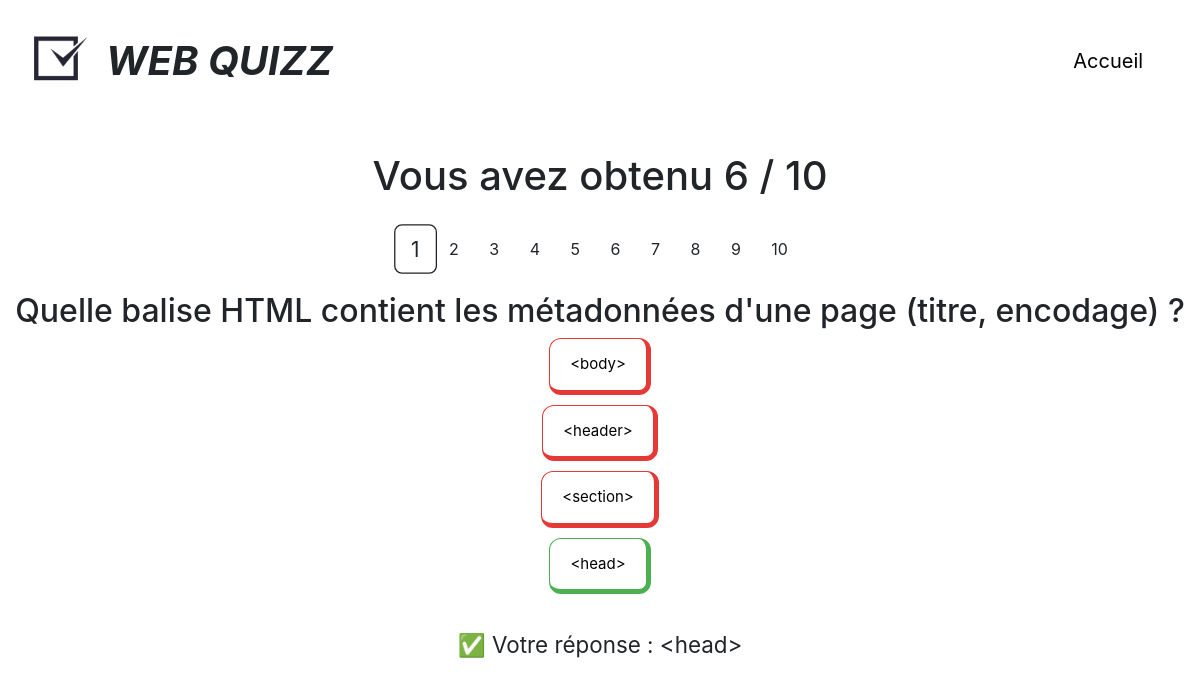
The page /Résultat/Résultat.php?tentative_id=24 on the database its author committed.
### tables this page shows
CREATE TABLE `tentatives` (
  `id` int(11) NOT NULL,
  `utilisateur_id` int(11) NOT NULL,
  `score` float DEFAULT NULL,
  `date` datetime NOT NULL
);

CREATE TABLE `reponses` (
  `id` int(11) NOT NULL,
  `tentative_id` int(11) NOT NULL,
  `question_id` int(11) NOT NULL,
  `reponse_utilisateur` int(11) NOT NULL,
  `correcte` tinyint(1) NOT NULL
);

CREATE TABLE `questions` (
  `id` int(11) NOT NULL,
  `question` text NOT NULL,
  `reponse1` varchar(50) NOT NULL,
  `reponse2` varchar(50) NOT NULL,
  `reponse3` varchar(50) NOT NULL,
  `reponse4` varchar(50) NOT NULL,
  `bonne_reponse` int(11) NOT NULL,
  `catégorie` int(11) NOT NULL
);

### Résultat/Résultat.php (the view, shortened to what this page needs)
<?php
require "../Configuration/config.php";
if(isset($_GET["tentative_id"])){
    $tentative_id = $_GET["tentative_id"];
    $temp = $db->prepare("SELECT questions.question, questions.reponse1, questions.reponse2, questions.reponse3, questions.reponse4, reponses.correcte, reponses.reponse_utilisateur
                            FROM reponses
                            JOIN questions ON questions.id = reponses.question_id
                            WHERE reponses.tentative_id = ?
                            ");
    $temp->execute([$tentative_id]);
    $results = $temp->fetchAll();
    $temp = $db->prepare("SELECT score FROM tentatives WHERE id = ?");
    $temp->execute([$tentative_id]);
    $score = $temp->fetchColumn();
}
?>
<!DOCTYPE html>
<html lang="en">
<head>
    <link href="https://cdn.jsdelivr.net/npm/bootstrap@5.3.8/dist/css/bootstrap.min.css" rel="stylesheet">
    <link rel="stylesheet" href="Résultat.css">
</head>
<body>
    <header>
        <div class="d-flex align-items-center justify-content-between p-3">
            <div class="d-flex align-items-center">
                <img src="../Image/logo_site_WEB_QUIZZ.png" alt="" width="90" height="90" class="rounded">
                <p class="fw-bold fst-italic fs-1 mb-0">WEB QUIZZ</p>
            </div>
            <a href="../Page_accueil/Accueil.php" id="retour">Accueil</a>
        </div>
    </header>
    <div id="score">
        <h1>Vous avez obtenu <?= $score ?> / 10</h1>
    </div>
    <div id="wrapper">
        <div id='conteneur'>
            <?php for($q = 1; $q <= 10; $q++) { ?>
                <button onclick="show('<?= $q ?>')" class="nbr btn"><?= $q ?></button>
            <?php } ?>
        </div>
    </div>
    <?php
    $q = 1;
    foreach($results as $result){
        $id_reponse = $result["reponse_utilisateur"];
        $id_correcte = $result["correcte"];
        $reponses_texte = [
            1 => $result["reponse1"],
            2 => $result["reponse2"],
            3 => $result["reponse3"],
            4 => $result["reponse4"],
        ];
        $texte_utilisateur = $reponses_texte[$id_reponse];
?>
        <section class="section" id="<?= $q ?>">
            <div>
                <h2><?= htmlspecialchars($result["question"]) ?></h2>
                <?php foreach([1,2,3,4] as $i): ?>
                    <p class="reponse-btn <?= ($i == $id_correcte) ? 'correcte' : 'incorrecte' ?>">
                    <?= htmlspecialchars($result["reponse$i"]) ?>
                    </p>
                <?php endforeach; ?>
                <p id='ppp'>
                <?= ($id_reponse == $id_correcte) ? '✅' : '❌' ?>
                Votre réponse : <?= htmlspecialchars($texte_utilisateur) ?>
                </p>
            </div>
        </section>
    <?php
    $q++;
    } ?>
</body>
</html>

### Résultat/Résultat.css (style rules this page uses)
* { font-family: 'Inter', sans-serif; }
header a { font-size: 20px; color: black; font-weight: normal; text-decoration: none; font-style: normal; margin-right: 3% !important; padding: 0.5%; border-radius: 15px; transition: background-color 0.2s ease; }
#wrapper { display: flex; justify-content: center; margin: 2%; }
.nbr.active { transform: scale(1.3); transition: transform 0.2s; }
.section { display: none; }
.section > div { display: flex; flex-direction: column; align-items: center; }
.reponse-btn { padding: 14px 20px; border-radius: 12px; background-color: white; font-size: 15px; margin-bottom: 10px; cursor: default; border-top: 1px solid #ddd; border-right: 5px solid #ddd; border-bottom: 5px solid #ddd; border-left: 1px solid #ddd; }
.reponse-btn.correcte { border-color: #4CAF50; background-color: white; color: #000; }
.reponse-btn.incorrecte { border-color: #e53935; background-color: white; color: #000; }
#score { text-align: center; font-size: 1.5rem; font-weight: bold; margin: 30px 0; }
#ppp { margin-top: 2%; font-size: 140%; }

### rows shown on the page
tentatives: score "6"
reponses: question.question "Quelle balise HTML contient les métadonnées d'une page (titre, encodage) ?", question.reponse1 "<body>", question.reponse2 "<header>", question.reponse3 "<section>", question.reponse4 "<head>"
